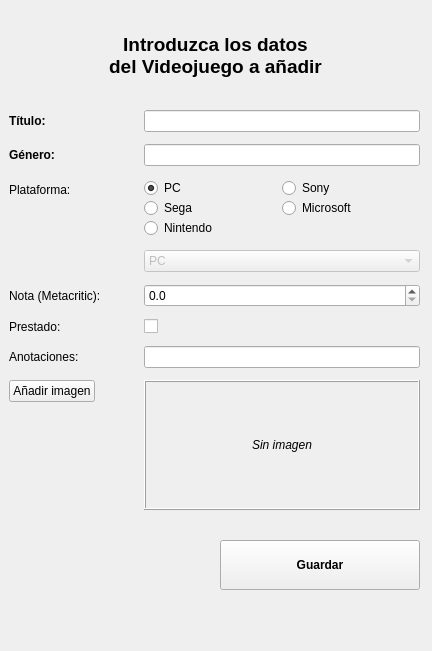
<?xml version="1.0" encoding="UTF-8"?>
<ui version="4.0">
 <class>MainWindow</class>
 <widget class="QMainWindow" name="MainWindow">
  <property name="geometry">
   <rect>
    <x>0</x>
    <y>0</y>
    <width>432</width>
    <height>651</height>
   </rect>
  </property>
  <property name="sizePolicy">
   <sizepolicy hsizetype="Preferred" vsizetype="Preferred">
    <horstretch>0</horstretch>
    <verstretch>0</verstretch>
   </sizepolicy>
  </property>
  <property name="minimumSize">
   <size>
    <width>432</width>
    <height>651</height>
   </size>
  </property>
  <property name="maximumSize">
   <size>
    <width>432</width>
    <height>651</height>
   </size>
  </property>
  <property name="windowTitle">
   <string>Añadir Videojuego</string>
  </property>
  <property name="windowIcon">
   <iconset>
    <normaloff>imagenes_ventanas/mando.png</normaloff>imagenes_ventanas/mando.png</iconset>
  </property>
  <property name="styleSheet">
   <string notr="true"/>
  </property>
  <widget class="QWidget" name="centralwidget">
   <widget class="QLabel" name="lbl_introduzca_datos">
    <property name="geometry">
     <rect>
      <x>10</x>
      <y>10</y>
      <width>411</width>
      <height>90</height>
     </rect>
    </property>
    <property name="font">
     <font>
      <pointsize>14</pointsize>
      <weight>75</weight>
      <bold>true</bold>
     </font>
    </property>
    <property name="text">
     <string>Introduzca los datos
del Videojuego a añadir</string>
    </property>
    <property name="alignment">
     <set>Qt::AlignCenter</set>
    </property>
   </widget>
   <widget class="QWidget" name="formLayoutWidget">
    <property name="geometry">
     <rect>
      <x>9</x>
      <y>110</y>
      <width>411</width>
      <height>426</height>
     </rect>
    </property>
    <layout class="QFormLayout" name="lay_introduzca_datos">
     <property name="horizontalSpacing">
      <number>40</number>
     </property>
     <property name="verticalSpacing">
      <number>12</number>
     </property>
     <item row="0" column="0">
      <widget class="QLabel" name="lbl_titulo">
       <property name="font">
        <font>
         <weight>75</weight>
         <bold>true</bold>
        </font>
       </property>
       <property name="text">
        <string>Título: </string>
       </property>
      </widget>
     </item>
     <item row="0" column="1">
      <widget class="QLineEdit" name="le_titulo"/>
     </item>
     <item row="1" column="0">
      <widget class="QLabel" name="lbl_genero">
       <property name="font">
        <font>
         <weight>75</weight>
         <bold>true</bold>
        </font>
       </property>
       <property name="text">
        <string>Género: </string>
       </property>
      </widget>
     </item>
     <item row="1" column="1">
      <widget class="QLineEdit" name="le_genero"/>
     </item>
     <item row="2" column="0">
      <widget class="QLabel" name="lbl_plataforma">
       <property name="font">
        <font>
         <weight>50</weight>
         <bold>false</bold>
        </font>
       </property>
       <property name="text">
        <string>Plataforma: </string>
       </property>
      </widget>
     </item>
     <item row="2" column="1">
      <layout class="QGridLayout" name="gridLayout">
       <item row="0" column="0">
        <widget class="QRadioButton" name="rb_pc">
         <property name="text">
          <string>PC</string>
         </property>
         <property name="checked">
          <bool>true</bool>
         </property>
        </widget>
       </item>
       <item row="1" column="0">
        <widget class="QRadioButton" name="rb_sega">
         <property name="text">
          <string>Sega</string>
         </property>
        </widget>
       </item>
       <item row="2" column="0">
        <widget class="QRadioButton" name="rb_nintendo">
         <property name="text">
          <string>Nintendo</string>
         </property>
        </widget>
       </item>
       <item row="0" column="1">
        <widget class="QRadioButton" name="rb_sony">
         <property name="text">
          <string>Sony</string>
         </property>
        </widget>
       </item>
       <item row="1" column="1">
        <widget class="QRadioButton" name="rb_microsoft">
         <property name="text">
          <string>Microsoft</string>
         </property>
        </widget>
       </item>
      </layout>
     </item>
     <item row="3" column="1">
      <widget class="QComboBox" name="cmb_plataforma">
       <property name="enabled">
        <bool>false</bool>
       </property>
       <item>
        <property name="text">
         <string>PC</string>
        </property>
       </item>
      </widget>
     </item>
     <item row="4" column="0">
      <widget class="QLabel" name="lbl_nota">
       <property name="text">
        <string>Nota (Metacritic): </string>
       </property>
       <property name="openExternalLinks">
        <bool>true</bool>
       </property>
      </widget>
     </item>
     <item row="4" column="1">
      <widget class="QDoubleSpinBox" name="dspb_nota">
       <property name="decimals">
        <number>1</number>
       </property>
       <property name="maximum">
        <double>10.000000000000000</double>
       </property>
      </widget>
     </item>
     <item row="5" column="0">
      <widget class="QLabel" name="lbl_prestado">
       <property name="text">
        <string>Prestado: </string>
       </property>
      </widget>
     </item>
     <item row="5" column="1">
      <widget class="QCheckBox" name="chb_prestado">
       <property name="text">
        <string/>
       </property>
      </widget>
     </item>
     <item row="6" column="0">
      <widget class="QLabel" name="lbl_anotaciones">
       <property name="text">
        <string>Anotaciones: </string>
       </property>
      </widget>
     </item>
     <item row="6" column="1">
      <widget class="QLineEdit" name="le_apuntes"/>
     </item>
     <item row="7" column="0">
      <widget class="QPushButton" name="btn_imagen">
       <property name="text">
        <string>Añadir imagen</string>
       </property>
      </widget>
     </item>
     <item row="7" column="1">
      <widget class="QLabel" name="lbl_imagen">
       <property name="minimumSize">
        <size>
         <width>0</width>
         <height>130</height>
        </size>
       </property>
       <property name="font">
        <font>
         <family>MS Sans Serif</family>
         <italic>true</italic>
        </font>
       </property>
       <property name="frameShape">
        <enum>QFrame::Box</enum>
       </property>
       <property name="frameShadow">
        <enum>QFrame::Raised</enum>
       </property>
       <property name="text">
        <string>Sin imagen</string>
       </property>
       <property name="alignment">
        <set>Qt::AlignCenter</set>
       </property>
      </widget>
     </item>
    </layout>
   </widget>
   <widget class="QLabel" name="lbl_ayuda">
    <property name="geometry">
     <rect>
      <x>10</x>
      <y>600</y>
      <width>411</width>
      <height>16</height>
     </rect>
    </property>
    <property name="font">
     <font>
      <family>MS Sans Serif</family>
      <pointsize>8</pointsize>
      <weight>9</weight>
      <italic>true</italic>
      <bold>false</bold>
     </font>
    </property>
    <property name="styleSheet">
     <string notr="true">color: rgb(255, 0, 0);
font: 75 italic 8pt &quot;MS Sans Serif&quot;;</string>
    </property>
    <property name="text">
     <string>&lt;html&gt;&lt;head/&gt;&lt;body&gt;&lt;p&gt;&lt;span style=&quot; font-weight:600; color:#ff0000;&quot;&gt;&lt;br/&gt;&lt;/span&gt;&lt;/p&gt;&lt;/body&gt;&lt;/html&gt;</string>
    </property>
    <property name="textFormat">
     <enum>Qt::RichText</enum>
    </property>
   </widget>
   <widget class="QPushButton" name="btn_guardar">
    <property name="enabled">
     <bool>true</bool>
    </property>
    <property name="geometry">
     <rect>
      <x>220</x>
      <y>540</y>
      <width>200</width>
      <height>50</height>
     </rect>
    </property>
    <property name="font">
     <font>
      <weight>75</weight>
      <bold>true</bold>
     </font>
    </property>
    <property name="text">
     <string>Guardar</string>
    </property>
    <property name="icon">
     <iconset>
      <normaloff>imagenes_ventanas/diskete.png</normaloff>imagenes_ventanas/diskete.png</iconset>
    </property>
    <property name="autoDefault">
     <bool>false</bool>
    </property>
   </widget>
  </widget>
 </widget>
 <resources/>
 <connections/>
</ui>
